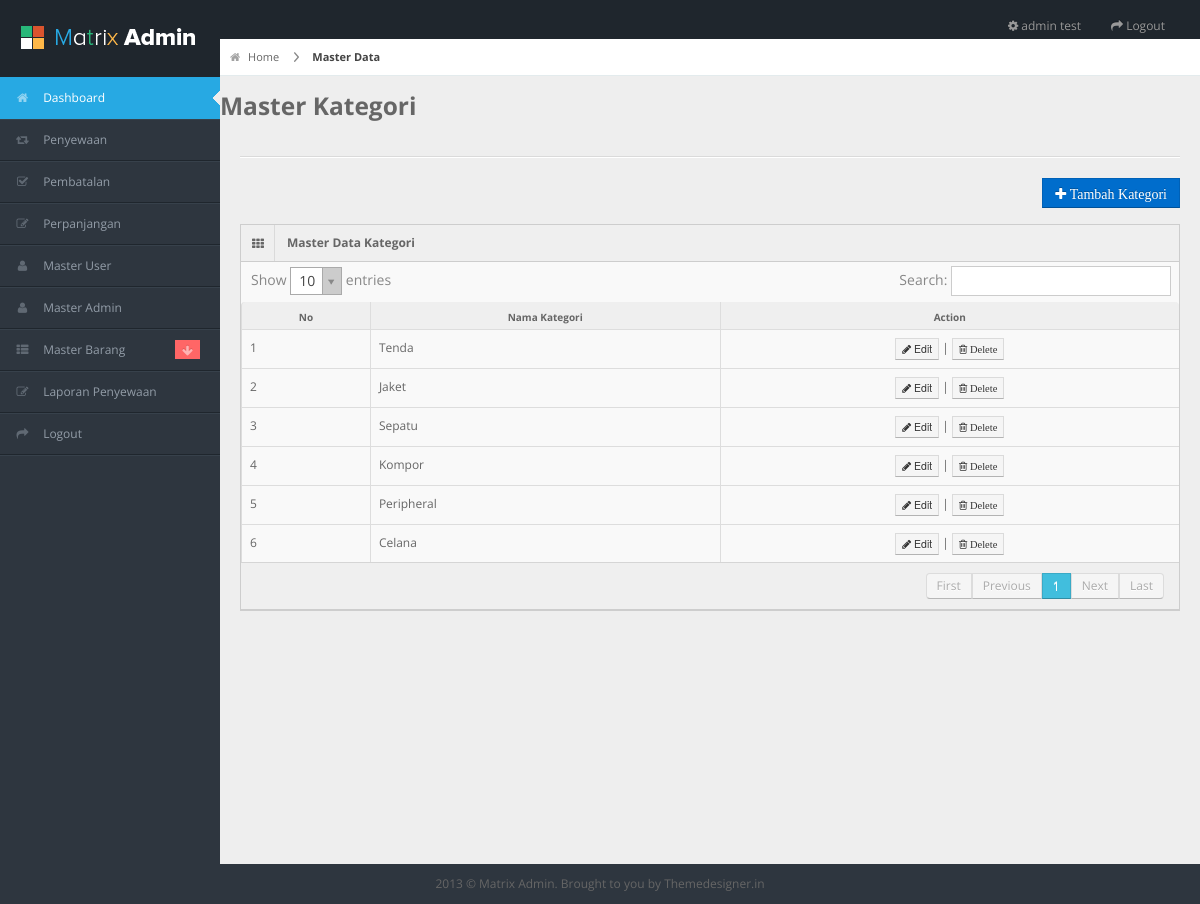
Page /admin/pages/kelola_kategori.php (signed in) on the committed database.
### tables this page shows
CREATE TABLE IF NOT EXISTS `m_kategori` (
  `id_kategori` int(11) NOT NULL,
  `nama_kategori` varchar(255) DEFAULT NULL
);

### admin/pages/kelola_kategori.php (the view, shortened to what this page needs)
<?php include 'header.php'; ?>
<?php include 'nav.php'; ?>
<div id="content">
	<div id="content-header">
		<div id="breadcrumb"> <a href="#" title="Go to Home" class="tip-bottom"><i class="icon-home"></i> Home</a> <a href="#" class="current">Master Data</a> </div>
		<h3>Master Kategori</h3>
	</div>
	<div class="container-fluid">
		<hr>
		<div class="row-fluid">
			<div class="row">
				<div class="pull-right">
					<button class="btn btn-primary" data-toggle="modal" data-target="#myModal"> <i class="icon-plus"> Tambah Kategori</i></button>
				</div>
			</div>
			<div class="widget-box">
				<div class="widget-title"> <span class="icon"><i class="icon-th"></i></span>
					<h5>Master Data Kategori</h5>
				</div>
				<div class="widget-content nopadding">
					<table class="table table-bordered data-table">
						<thead>
							<tr>
								<th>No</th>
								<th>Nama Kategori</th>
								<th>Action</th>
							</tr>
						</thead>
						<tbody>
							<?php
							$no=1;
							$sql = mysql_query("SELECT * FROM m_kategori");
							while($row = mysql_fetch_array($sql)){
								?>
								<tr>
									<form action="" method="POST">
										<td><?php echo $no; ?></td>
										<td><?php echo $row['nama_kategori']; ?></td>
										<td style="text-align: center;">
											<a href="edit_kategori.php?id_kategori=<?php echo $row['id_kategori']; ?>">
												<button type="button" class="btn btn-mini btn-default">
													<i class="icon-pencil"></i> Edit</button></a> |
													<button type="submit" name="delete" class="btn btn-mini btn-default"> <i class="icon-trash"> Delete </i></button>
												</td>
											</form>
										</tr>
										<?php $no++; } ?>
									</tbody>
								</table>
							</div>
						</div>
					</div>
				</div>
			</div>
			<?php include 'footer.php'; ?>

### admin/pages/header.php (shortened to what this page needs)
<?php
	if(!isset($_SESSION['id_admin'])){
		echo "<script> window.alert('Silahkan Login Terlebih Dahulu'); location.replace('../index.php')  </script>";
	}else{
		$sql = mysql_query("SELECT * FROM m_admin WHERE id_admin = '$_SESSION[id_admin]'")or die(mysql_error());
		$admin = mysql_fetch_array($sql);
		$nama_admin = $admin['nama_admin'];
	}
?>
<!DOCTYPE html>
<html lang="en">
<head>
<link rel="stylesheet" href="../css/bootstrap.min.css" />
<link rel="stylesheet" href="../css/bootstrap-responsive.min.css" />
<link rel="stylesheet" href="../css/uniform.css" />
<link rel="stylesheet" href="../css/select2.css" />
<link rel="stylesheet" href="../css/matrix-style.css" />
<link rel="stylesheet" href="../css/matrix-media.css" />
<link href="../font-awesome/css/font-awesome.css" rel="stylesheet" />
</head>
<body>
<div id="header">
  <h1><a href="dashboard.html">Everest Camp</a></h1>
</div>
<div id="search" class="navbar navbar-inverse pull-right">
  <ul class="nav">
    <li class=""><a title="" href="#"><i class="icon icon-cog"></i> <span class="text"><?php echo $nama_admin; ?></span></a></li>
    <li class=""><a title="" href="logout.php"><i class="icon icon-share-alt"></i> <span class="text">Logout</span></a></li>
  </ul>
</div>

### admin/css/matrix-style.css (style rules this page uses)
* { outline:none !important; -moz-outline: none !important; }
html, body { height:100% }
body { overflow-x: hidden; margin-top: -10px; font-family: 'Open Sans', sans-serif; font-size:12px; color:#666; }
a { color:#666; }
select, textarea, input[type="text"], input[type="password"], input[type="datetime"], input[type="datetime-local"], input[type="date"], input[type="month"], input[type="time"], input[type="week"], input[type="number"], input[type="email"], input[type="url"], input[type="search"], input[type="tel"], input[type="color"], .uneditable-input, .label, .dropdown-menu, .btn, .well, .progress, .table-bordered, .btn-group > .btn:first-child, .btn-group > .btn:last-child, .btn-group > .btn:last-child, .btn-group > .dropdown-toggle, .alert { border-radius:0px; }
.btn, textarea, input[type="text"], input[type="password"], input[type="datetime"], input[type="datetime-local"], input[type="date"], input[type="month"], input[type="time"], input[type="week"], input[type="number"], input[type="email"], input[type="url"], input[type="search"], input[type="tel"], input[type="color"], .uneditable-input { box-shadow:none; }
.progress, .progress-success .bar, .progress .bar-success, .progress-warning .bar, .progress .bar-warning, .progress-danger .bar, .progress .bar-danger, .progress-info .bar, .progress .bar-info, .btn, .btn-primary { background-image:none; }
hr { border-top-color:#dadada; }
#header { height: 77px; position: relative; width: 100%; z-index: -9; }
#header h1 { background: url("../img/logo.png") no-repeat scroll 0 0 transparent; height: 31px; left: 20px; line-height: 600px; overflow: hidden; position: relative; top: 26px; width: 191px; }
#header h1 a { display: block; }
#search { position: absolute; z-index: 25; top: 6px; right:10px; }
#content { background: none repeat scroll 0 0 #eeeeee; margin-left: 220px; margin-right: 0; padding-bottom: 25px; position: relative; min-height:100%; width: auto; }
#content-header { position: abslute; width: 100%; margin-top: -38px; z-index: 20; }
#breadcrumb { background-color: #fff; border-bottom: 1px solid #e3ebed; }
#breadcrumb a { padding: 8px 20px 8px 10px; display: inline-block; background-image: url('../img/breadcrumb.png'); background-position: center right; background-repeat: no-repeat; font-size: 11px; color: #666666; }
#breadcrumb a:last-child { background-image:none; }
#breadcrumb a.current { font-weight: bold; color: #444444; }
#breadcrumb a i { margin-right: 5px; opacity: .6; }
.stat-boxes .peity_bar_good, .stat-boxes .peity_line_good, { color: #459D1C; }
.widget-box { background: none repeat scroll 0 0 #F9F9F9; border-left: 1px solid #CDCDCD; border-top: 1px solid #CDCDCD; border-right: 1px solid #CDCDCD; clear: both; margin-top: 16px; margin-bottom: 16px; position: relative; }
.widget-title, .modal-header, .table th, div.dataTables_wrapper .ui-widget-header { background:#efefef; border-bottom: 1px solid #CDCDCD; height: 36px; }
.widget-title span.icon { padding: 9px 10px 7px 11px; float: left; border-right:1px solid #dadada; }
.widget-title h5 { color: #666; float: left; font-size: 12px; font-weight: bold; padding: 12px; line-height: 12px; margin: 0; }
.widget-content { padding:15px; border-bottom: 1px solid #cdcdcd; }
.table th { height: auto; font-size: 10px; padding: 5px 10px 2px; border-bottom: 0; text-align: center; color: #666666; }
.nopadding { padding: 0 !important; }
.nopadding .table { margin-bottom: 0; }
.nopadding .table-bordered { border: 0; }
form { margin-bottom: 0; }

### admin/css/matrix-media.css (style rules this page uses)
body { background:#2E363F; }
#header { background-color: #1f262d; margin-top:10px; }

### rows in the picture
m_kategori: nama_kategori "Tenda"
m_kategori: nama_kategori "Jaket"
m_kategori: nama_kategori "Sepatu"
m_kategori: nama_kategori "Kompor"
m_kategori: nama_kategori "Peripheral"
m_kategori: nama_kategori "Celana"

### other values in the picture
$nama_admin "admin test"
